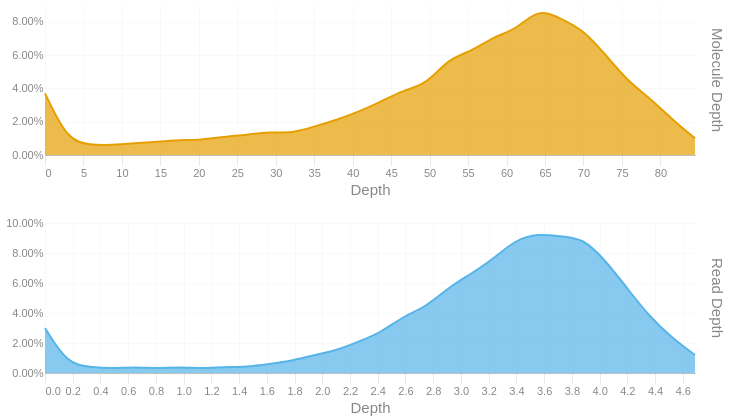

Write notebook code for a chart like this one.
### Code cell
readdep = depth_hist(tb['Read Depth'], q99, 3)
readdep = readdep.with_columns(pl.lit('Read Depth').alias('Metric'))
if not SKIPLR:
    moldep = depth_hist(tb['Molecule Depth'], mol_q99, 1)
    moldep = moldep.with_columns(pl.lit('Molecule Depth').alias('Metric'))
    _hist = pl.concat([readdep, moldep])
    _hist = _hist.filter(pl.col('Proportion') != 0)
    with SafeRender(_hist):
        (
            alt.Chart(_hist)        
            .mark_area(interpolate = "basis")
            .encode(
                x=alt.X('Bin:Q').scale(domainMin=0).axis(alt.Axis(title='Depth')),
                y = alt.Y('Proportion:Q', title = None).axis(format = '.2%'),
                color = alt.Color('Metric:N').legend(None),
                row = alt.Row("Metric:N").header(title = None, labelOrient = 'right'),
                tooltip = [
                    alt.Tooltip("Metric:N", title = "Metric"),
                    alt.Tooltip('Interval:N', title = "Depth Interval"),
                    alt.Tooltip('Proportion:Q', title = "% Alignments").format('.2%')
                ]
            )
            .resolve_scale(x='independent', y='independent')
            .properties(
                height = 150, width = 650,
                usermeta={'embedOptions': {'downloadFileName': f'{samplename}.depth.hist'}}
            )
        ).display()
else:
    readdep = readdep.filter(pl.col('Proportion') != 0)
    with SafeRender(readdep):
        (
            alt.Chart(readdep)        
            .mark_area(interpolate = "basis")
            .encode(
                x=alt.X('Bin:Q').scale(domainMin=0).axis(alt.Axis(title='Depth')),
                y = alt.Y('Proportion:Q', title = None).axis(format = '.2%'),
                tooltip = [
                    alt.Tooltip('Interval:N', title = "Depth Interval"),
                    alt.Tooltip('Proportion:Q', title = "% Alignments").format('.2%')
                ]
            )
            .properties(
                usermeta={'embedOptions': {'downloadFileName': f'{samplename}.depth.hist'}}
            )
        ).display()

### Figure 1 — Vega-Lite specification as saved in the notebook (floating-point values rounded to 4 significant figures)
{"width": 650, "height": 150, "config": {"title": {"anchor": "start", "dy": -15, "fontSize": 18, "color": "#888888", "subtitleColor": "#888888", "subtitleFontSize": 14}, "arc": {"fill": "#0072B2"}, "axis": {"domainColor": "#888888", "domainWidth": 0.5, "gridWidth": 0.2, "grid": false, "titleFontWeight": 400, "titleFontSize": 15, "labelFontSize": 11, "labelColor": "#888888", "tickColor": "#888888", "tickWidth": 0.2, "titleColor": "#888888"}, "axisBand": {"grid": false}, "axisX": {"grid": true, "tickSize": 10, "domainCap": "round"}, "axisY": {"domain": false, "grid": true, "tickSize": 0, "domainCap": "round"}, "background": "transparent", "header": {"labelFontSize": 15, "labelColor": "#888888", "titleFontSize": 15, "titleFontWeight": 600, "titleColor": "#888888"}, "legend": {"labelFont": "sans-serif", "labelFontSize": 12, "labelColor": "#888888", "symbolSize": 100, "symbolType": "circle", "titleFontSize": 12, "titlePadding": 10, "titleColor": "#888888", "title": null}, "range": {"category": ["#E69F00", "#56B4E9", "#009E73", "#F0E442", "#0072B2", "#D55E00", "#CC79A7", "#000000"], "diverging": ["#cfe8f3", "#a2d4ec", "#73bfe2", "#46abdb", "#1696d2", "#12719e"]}, "area": {"fill": "#0072B2", "fillOpacity": 0.7, "line": true, "strokeOpacity": 0.7}, "line": {"color": "#0072B2", "stroke": "#0072B2", "strokeWidth": 2}, "trail": {"color": "#0072B2", "stroke": "#0072B2", "strokeWidth": 0, "size": 1}, "point": {"filled": true, "fillOpacity": 1.0, "size": 95}, "text": {"color": "#888888", "fontSize": 11, "align": "right", "fontWeight": 400, "size": 11}, "bar": {"fill": "#0072B2", "stroke": null}, "view": {"stroke": null, "continuousWidth": 660, "continuousHeight": 400}}, "data": {"name": "data-3ced26f6f32662849c6f92bb494a4782"}, "mark": {"type": "area", "interpolate": "basis"}, "encoding": {"color": {"field": "Metric", "legend": null, "type": "nominal"}, "row": {"field": "Metric", "header": {"title": null, "labelOrient": "right"}, "type": "nominal"}, "tooltip": [{"field": "Metric", "title": "Metric", "type": "nominal"}, {"field": "Interval", "title": "Depth Interval", "type": "nominal"}, {"field": "Proportion", "format": ".2%", "title": "% Alignments", "type": "quantitative"}], "x": {"axis": {"title": "Depth"}, "field": "Bin", "scale": {"domainMin": 0}, "type": "quantitative"}, "y": {"axis": {"format": ".2%"}, "field": "Proportion", "title": null, "type": "quantitative"}}, "resolve": {"scale": {"x": "independent", "y": "independent"}}, "usermeta": {"embedOptions": {"downloadFileName": "S3_Annapolis_285.depth.hist"}}, "$schema": "https://vega.github.io/schema/vega-lite/v6.1.0.json", "datasets": {"data-3ced26f6f32662849c6f92bb494a4782": [{"Bin": 0.0, "Interval": "0.0-0.162", "Proportion": 0.03, "Metric": "Read Depth"}, {"Bin": 0.162, "Interval": "0.162-0.323", "Proportion": 0.006, "Metric": "Read Depth"}, {"Bin": 0.323, "Interval": "0.323-0.485", "Proportion": 0.004, "Metric": "Read Depth"}, {"Bin": 0.485, "Interval": "0.485-0.647", "Proportion": 0.003, "Metric": "Read Depth"}, {"Bin": 0.647, "Interval": "0.647-0.808", "Proportion": 0.004, "Metric": "Read Depth"}, {"Bin": 0.808, "Interval": "0.808-0.97", "Proportion": 0.003, "Metric": "Read Depth"}, {"Bin": 0.97, "Interval": "0.97-1.132", "Proportion": 0.004, "Metric": "Read Depth"}, {"Bin": 1.132, "Interval": "1.132-1.293", "Proportion": 0.003, "Metric": "Read Depth"}, {"Bin": 1.293, "Interval": "1.293-1.455", "Proportion": 0.004, "Metric": "Read Depth"}, {"Bin": 1.455, "Interval": "1.455-1.617", "Proportion": 0.004, "Metric": "Read Depth"}, {"Bin": 1.617, "Interval": "1.617-1.778", "Proportion": 0.006, "Metric": "Read Depth"}, {"Bin": 1.778, "Interval": "1.778-1.94", "Proportion": 0.008, "Metric": "Read Depth"}, {"Bin": 1.94, "Interval": "1.94-2.102", "Proportion": 0.012, "Metric": "Read Depth"}, {"Bin": 2.102, "Interval": "2.102-2.263", "Proportion": 0.015, "Metric": "Read Depth"}, {"Bin": 2.263, "Interval": "2.263-2.425", "Proportion": 0.021, "Metric": "Read Depth"}, {"Bin": 2.425, "Interval": "2.425-2.587", "Proportion": 0.027, "Metric": "Read Depth"}, {"Bin": 2.587, "Interval": "2.587-2.748", "Proportion": 0.038, "Metric": "Read Depth"}, {"Bin": 2.748, "Interval": "2.748-2.91", "Proportion": 0.044, "Metric": "Read Depth"}, {"Bin": 2.91, "Interval": "2.91-3.072", "Proportion": 0.057, "Metric": "Read Depth"}, {"Bin": 3.072, "Interval": "3.072-3.233", "Proportion": 0.066, "Metric": "Read Depth"}, {"Bin": 3.233, "Interval": "3.233-3.395", "Proportion": 0.076, "Metric": "Read Depth"}, {"Bin": 3.395, "Interval": "3.395-3.557", "Proportion": 0.089, "Metric": "Read Depth"}, {"Bin": 3.557, "Interval": "3.557-3.718", "Proportion": 0.093, "Metric": "Read Depth"}, {"Bin": 3.718, "Interval": "3.718-3.88", "Proportion": 0.091, "Metric": "Read Depth"}, {"Bin": 3.88, "Interval": "3.88-4.042", "Proportion": 0.09, "Metric": "Read Depth"}, {"Bin": 4.042, "Interval": "4.042-4.203", "Proportion": 0.075, "Metric": "Read Depth"}, {"Bin": 4.203, "Interval": "4.203-4.365", "Proportion": 0.056, "Metric": "Read Depth"}, {"Bin": 4.365, "Interval": "4.365-4.527", "Proportion": 0.037, "Metric": "Read Depth"}, {"Bin": 4.527, "Interval": "4.527-4.688", "Proportion": 0.023, "Metric": "Read Depth"}, {"Bin": 4.688, "Interval": "4.688-4.85", "Proportion": 0.012, "Metric": "Read Depth"}, {"Bin": 0.0, "Interval": "0.0-2.9", "Proportion": 0.037, "Metric": "Molecule Depth"}, {"Bin": 2.9, "Interval": "2.9-5.8", "Proportion": 0.009, "Metric": "Molecule Depth"}, {"Bin": 5.8, "Interval": "5.8-8.7", "Proportion": 0.006, "Metric": "Molecule Depth"}, {"Bin": 8.7, "Interval": "8.7-11.7", "Proportion": 0.006, "Metric": "Molecule Depth"}, {"Bin": 11.7, "Interval": "11.7-14.6", "Proportion": 0.007, "Metric": "Molecule Depth"}, {"Bin": 14.6, "Interval": "14.6-17.5", "Proportion": 0.008, "Metric": "Molecule Depth"}, {"Bin": 17.5, "Interval": "17.5-20.4", "Proportion": 0.009, "Metric": "Molecule Depth"}, {"Bin": 20.4, "Interval": "20.4-23.3", "Proportion": 0.009, "Metric": "Molecule Depth"}, {"Bin": 23.3, "Interval": "23.3-26.2", "Proportion": 0.011, "Metric": "Molecule Depth"}, {"Bin": 26.2, "Interval": "26.2-29.1", "Proportion": 0.012, "Metric": "Molecule Depth"}, {"Bin": 29.1, "Interval": "29.1-32.1", "Proportion": 0.014, "Metric": "Molecule Depth"}, {"Bin": 32.1, "Interval": "32.1-35.0", "Proportion": 0.013, "Metric": "Molecule Depth"}, {"Bin": 35.0, "Interval": "35.0-37.9", "Proportion": 0.017, "Metric": "Molecule Depth"}, {"Bin": 37.9, "Interval": "37.9-40.8", "Proportion": 0.021, "Metric": "Molecule Depth"}, {"Bin": 40.8, "Interval": "40.8-43.7", "Proportion": 0.026, "Metric": "Molecule Depth"}, {"Bin": 43.7, "Interval": "43.7-46.6", "Proportion": 0.032, "Metric": "Molecule Depth"}, {"Bin": 46.6, "Interval": "46.6-49.5", "Proportion": 0.039, "Metric": "Molecule Depth"}, {"Bin": 49.5, "Interval": "49.5-52.5", "Proportion": 0.042, "Metric": "Molecule Depth"}, {"Bin": 52.5, "Interval": "52.5-55.4", "Proportion": 0.058, "Metric": "Molecule Depth"}, {"Bin": 55.4, "Interval": "55.4-58.3", "Proportion": 0.062, "Metric": "Molecule Depth"}, {"Bin": 58.3, "Interval": "58.3-61.2", "Proportion": 0.071, "Metric": "Molecule Depth"}, {"Bin": 61.2, "Interval": "61.2-64.1", "Proportion": 0.075, "Metric": "Molecule Depth"}, {"Bin": 64.1, "Interval": "64.1-67.0", "Proportion": 0.088, "Metric": "Molecule Depth"}, {"Bin": 67.0, "Interval": "67.0-70.0", "Proportion": 0.082, "Metric": "Molecule Depth"}, {"Bin": 70.0, "Interval": "70.0-72.9", "Proportion": 0.075, "Metric": "Molecule Depth"}, {"Bin": 72.9, "Interval": "72.9-75.8", "Proportion": 0.06, "Metric": "Molecule Depth"}, {"Bin": 75.8, "Interval": "75.8-78.7", "Proportion": 0.044, "Metric": "Molecule Depth"}, {"Bin": 78.7, "Interval": "78.7-81.6", "Proportion": 0.034, "Metric": "Molecule Depth"}, {"Bin": 81.6, "Interval": "81.6-84.5", "Proportion": 0.021, "Metric": "Molecule Depth"}, {"Bin": 84.5, "Interval": "84.5-87.44", "Proportion": 0.01, "Metric": "Molecule Depth"}]}}
